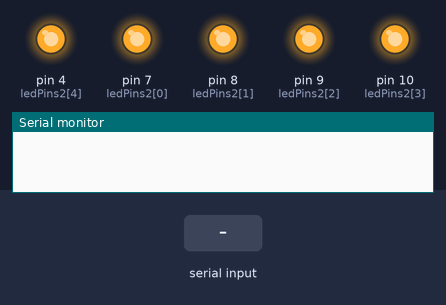
The program below on a simulated Arduino Nano, built with avr-gcc and run on an emulated ATmega328P. On the bench: output pins drawn as LEDs (lit = HIGH), the last lines printed to the serial monitor. The inputs (shaded band) are chosen by the test bench.

Above: at 1.2 s.
1.3 s: "30,150\n" received over Serial
At 3.1 s:
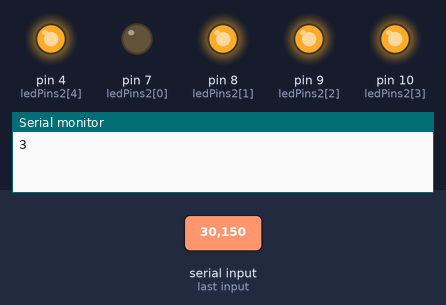
7.3 s: "200\n" received over Serial
At 8.1 s:
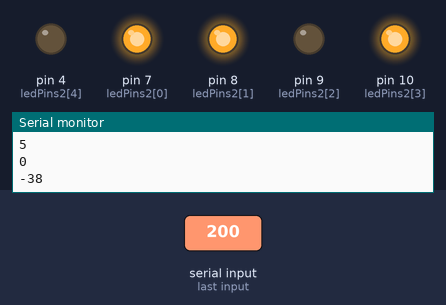
9.8 s: "30,150\n" received over Serial
At 12.1 s:
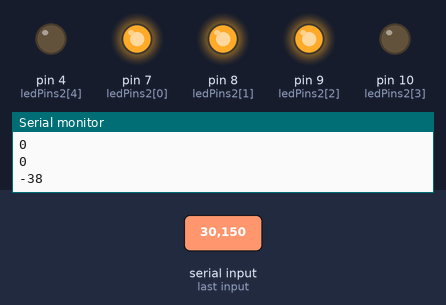
15.8 s: "90,45\n" received over Serial
18.8 s: "4\n" received over Serial
20.8 s: "200\n" received over Serial
At 23.1 s:
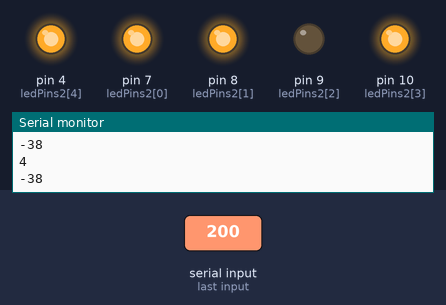
Timing chart, 0 to 26.8 s (numbered marks = the images above; inputs shaded):
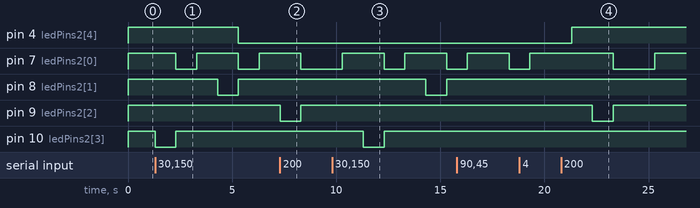

Measured:
- after the input at 1.3 s, pin 4 (ledPins2[4]): HIGH → LOW after 4.0 s; pin 7 (ledPins2[0]): alternates HIGH for 2.0 s and LOW for 1.0 s, starting after 1.0 s; pin 8 (ledPins2[1]): HIGH → LOW after 3.0 s, → HIGH 1.0 s later; pin 10 (ledPins2[3]): HIGH → LOW at once, → HIGH 1.0 s later
- after the input at 7.3 s, pin 7 (ledPins2[0]): HIGH → LOW after 1.0 s; pin 9 (ledPins2[2]): HIGH → LOW at once, → HIGH 1.0 s later
- after the input at 9.8 s, pin 8 (ledPins2[1]): HIGH → LOW after 4.5 s, → HIGH 1.0 s later; pin 10 (ledPins2[3]): HIGH → LOW after 1.5 s, → HIGH 1.0 s later
- after the input at 20.8 s, pin 7 (ledPins2[0]): HIGH → LOW after 2.5 s, → HIGH 2.0 s later; pin 9 (ledPins2[2]): HIGH → LOW after 1.5 s, → HIGH 1.0 s later

The program:

main.cpp
```cpp
#include <Arduino.h>
#define interval 1000

void setup() {
  int incomingByte = 0;
  int ledPins2[5] = {7, 8, 9, 10, 4}; // LED pins
   // Open serial monitor at 115200 baud to see ping results.
  for(int p=0; p<5; p++)
   {
       pinMode(ledPins2[p], OUTPUT); // Set the mode to OUTPUT
       digitalWrite(ledPins2[p], HIGH);
   }
  Serial.begin(115200);
}

void loop()
{
  int ledPins[4] = {7, 8, 9, 10};
  if (Serial.available() > 0) {
    int Value = Serial.read();
    int incomingByte = Value - 48;
    if(incomingByte == 4){
      digitalWrite(4, HIGH);
    }
    else if(incomingByte == 5){
      digitalWrite(4, LOW);
    }
    else{
    digitalWrite(ledPins[incomingByte], LOW);
    delay(interval);
    digitalWrite(ledPins[incomingByte], HIGH);
  }
  Serial.println(incomingByte);
}
}
```
